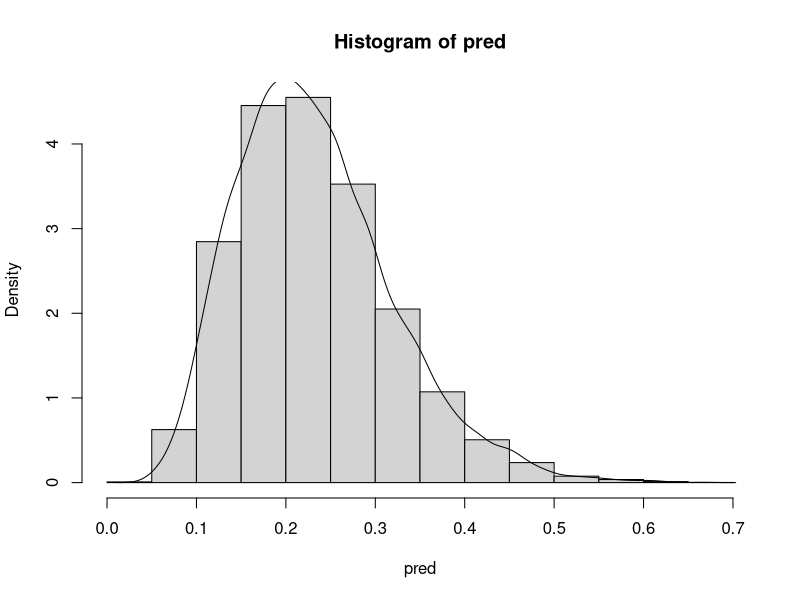
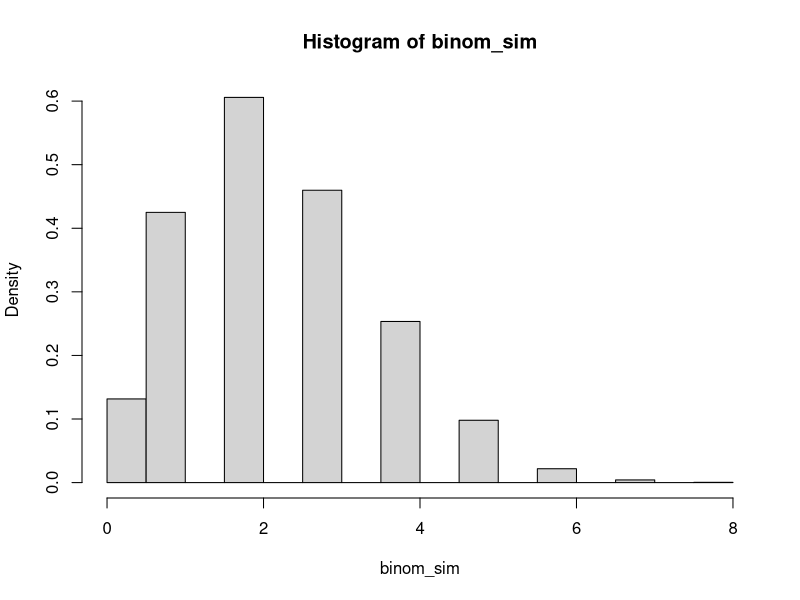

The R script that drew these images, in order:
# R version
RNGversion('3.5.1')


#libraries
library("mvtnorm")

# 2. Posterior approximation for classification with logistic regression

# 2.a

# The following code was written using Mattias Villani's implementation as a template:
# https://github.com/mattiasvillani/BayesLearnCourse/raw/master/Code/MainOptimizeSpam.zip

# read data
women = read.table('WomenWork.dat', header = T)

y = as.vector(women[,1])
x = as.matrix(women[,2:9])
tau = 10
nfeatures = dim(x)[2]


# prior
mu = as.vector(rep(0,nfeatures))
sigma = diag(tau^2, nfeatures, nfeatures)

LogPrior = function(Beta, mu, sigma){
  return(dmvnorm(Beta, as.matrix(mu), sigma, log = T))
}

# log likelihood
LogLikelihood = function(Beta, y, x){
  sum(y * x%*%Beta - log(1 + exp(x%*%Beta)))
}

# log posterior
LogPosterior = function(Beta, y, x, mu, sigma){
  LogPrior(Beta, mu, sigma) + LogLikelihood(Beta, y, x) 
  # we can sum them instead of multiplying, because of the log
}

# initialize Beta vector randomly
# Seed
set.seed(1234567890)
Beta_init = as.vector(rnorm(dim(x)[2]))

# optimizing the log posterior by changing the Betas (maximize)
res = optim(Beta_init, LogPosterior, gr = NULL, y, x, mu, sigma, 
                    method="BFGS", control=list(fnscale=-1), hessian=T)


Beta_hat = res$par # posterior mode
Hessian = res$hessian
post_sigma = solve(-Hessian) # posterior cov matrix
stdev = sqrt(diag(post_sigma))

# approximate 95% credible interval for NSmallChild
lower = Beta_hat[7] - 1.96 * stdev[7] #-2.121445
upper = Beta_hat[7] + 1.96 * stdev[7] #-0.5968567

# ANSWER:
# Yes, NSmallChild is an important determinant of whether a woman is working or not,
# because it has the highest absolute valued posterior coefficient (Beta_hat) of all features.
# Its coefficient is -1.36, which means that the more small children a woman has, the less likely
# it is that she's working, because the sign is negative.

# check results
glmModel <- glm(Work~0 + ., data = women, family = binomial)
glmModel$coefficients #roughly the same as Beta_hat

# 2.b

# The mode of a normal distribution is equal to the mean.

log_reg = function(Beta, x){
  return(exp(x%*%Beta) / (1 + exp(x%*%Beta)))
}


Constant = 1
HusbandInc = 10
EducYears = 8
ExpYears = 10
ExpYears2 = (ExpYears/10)^2
Age = 40
NSmallChild = 1
NBigChild = 1

x_pred = c(Constant, HusbandInc, EducYears, ExpYears, ExpYears2, Age, NSmallChild, NBigChild)

# simulate posterior draws from Beta
n = 10000
post_sim = rmvnorm(n, mean = Beta_hat, sigma = post_sigma) # should i add population variance to post_sigma?

# calculate target y
pred = apply(post_sim, 1, log_reg, x_pred)
hist(pred, freq = F)
lines(density(pred))


# 2.c

# Sum of Bernoulli RVs is Binomial distribution

# probability of success (working)
p = mean(pred)

binom_sim = rbinom(10000, 10, p)
hist(binom_sim, freq = F)

